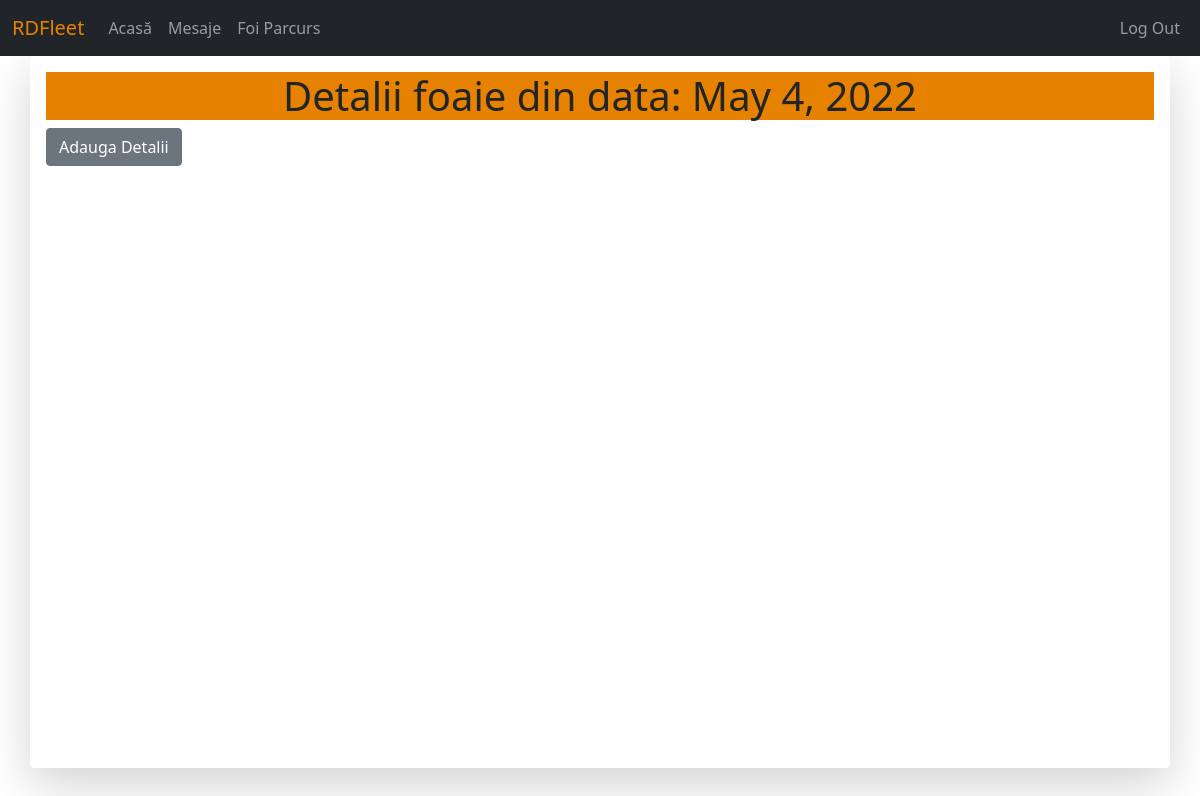
Page /parcurs/14 (signed in) on the earlier database version.
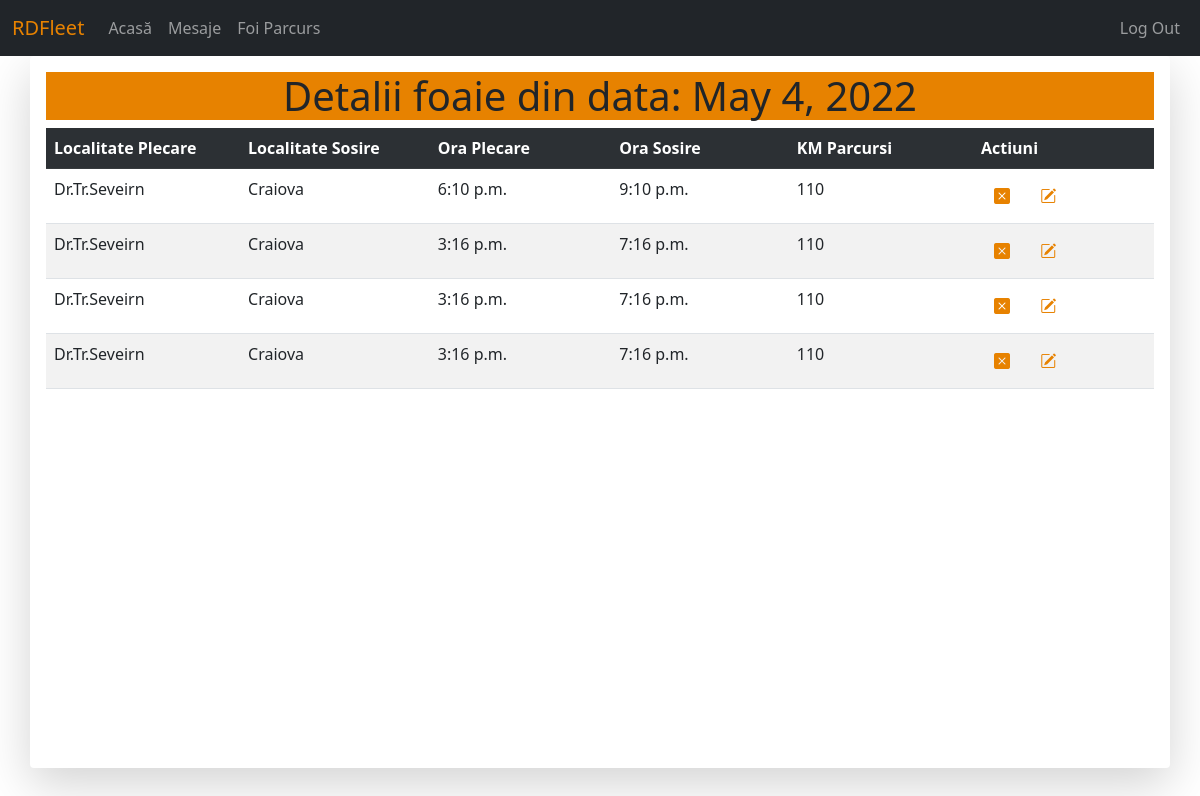
Same page on the later database version.
### pages/models.py (models this page shows)
class FoaieParcurs(models.Model):
	vehicle = models.ForeignKey(Vehicle, on_delete=models.SET_NULL, null=True, verbose_name="Nr. Înmatriculare", blank = True)
	creation_date = models.DateField(verbose_name="Data")
	data_expirare = models.DateField(verbose_name="Data Expirare")
	expired = models.BooleanField(default=False)
	procesat = models.BooleanField(default=False)

class DetaliiFoaieParcurs(models.Model):
	foaie = models.ForeignKey(FoaieParcurs, on_delete=models.SET_NULL, null=True, verbose_name="ID Foaie Parcurs", blank = True)
	departure = models.CharField(max_length = 100, verbose_name = "Loc. Plecare")
	arrival = models.CharField(max_length = 100, verbose_name = "Loc. Destinatie")
	date_departure = models.TimeField(verbose_name="Ora plecare")
	date_arrival = models.TimeField(verbose_name="Ora sosire")
	km =  models.PositiveIntegerField(verbose_name = "Kilometri parcursi")

### pages/views.py (the view)
# urls.py: path('parcurs/<int:id>', views.FoaieDetaliuView.as_view(), name = 'foaie-detaliu'), #pagina de detalii pentru foaia de parcurs
class FoaieDetaliuView(View):
	template_name = 'pages/foaie_detaliu.html'
	def get_obj(self):
		id = self.kwargs.get('id')
		obj = None
		if id != None:
			obj = get_object_or_404(FoaieParcurs, id=id)
		return obj
	def get(self,request,*args,**kwargs):
		foaie = self.get_obj()
		context={}
		context['foaie'] = foaie
		detalii = DetaliiFoaieParcurs.objects.filter(foaie=foaie)
		context['detalii'] = detalii
		return render(request, self.template_name, context)

### pages/templates/pages/foaie_detaliu.html (shortened to what this page needs)
{% extends 'base.html' %}
{% block content %}
<h1 style="background-color: #e78200; text-align: center;">Detalii foaie din data: {{ foaie.creation_date }}</h1>
{% if not foaie.expired %}
<a class="btn btn-secondary" href="{% url 'foaie-detaliu-add' foaie.id %}">Adauga Detalii</a>
{% elif request.user.is_superuser %}
<a class="btn btn-secondary" href="{% url 'foaie-detaliu-add' foaie.id %}">Adauga Detalii</a>
{% endif %}
{% if detalii %}
<table class="table table-striped table-hover">
	<tr scope="row" class="table-dark">
		<th style="width: 250px">Localitate Plecare</th>
		<th style="width: 250px">Localitate Sosire</th>
		<th style="width: 250px">Ora Plecare</th>
		<th style="width: 250px">Ora Sosire</th>
		<th style="width: 250px">KM Parcursi</th>
		<th style="width: 250px">Actiuni</th>
	</tr>
	<tr scope='row'> {% for d in detalii %}
		<td>{{ d.departure }}</td>
		<td>{{ d.arrival }}</td>
		<td>{{ d.date_departure }}</td>
		<td>{{ d.date_arrival }}</td>
		<td>{{ d.km }}</td>
		<td>
			<a href="{% url 'detaliu-delete' d.id %}" class="btn">
				<i class="bi bi-x-square-fill" style="color:#e78200"></i>
			</a>
			<a href="{% url 'detaliu-update' d.id %}" class="btn">
				<i class='bi bi-pencil-square' style="color:#e78200"></i>
			</a>
		</td>
	</tr>
	{% endfor %}
</table>
{% endif %}
{% endblock %}

### templates/base.html (shortened to what this page needs)
<!DOCTYPE html>
<html>
<head>
{% load static %}
<link href="https://cdn.jsdelivr.net/npm/bootstrap@5.0.2/dist/css/bootstrap.min.css" rel="stylesheet">
<link rel="stylesheet" href="https://cdn.jsdelivr.net/npm/bootstrap-icons@1.8.1/font/bootstrap-icons.css">
<link rel="stylesheet" href="{% static 'style.css' %}">
</head>
<body>
{% if request.user.is_authenticated %}
  {% if request.user.is_superuser %}
    {% include 'navbar_admin.html' %}
  {% else %}
    {% include 'navbar.html' %}
  {% endif %}
  <div class="container position-relative shadow-lg p-3 mb-5 bg-body rounded" style="height: 89vh; overflow: auto;">
    {% block content %}
    {% endblock %}
  </div>
{% endif %}
</body>
</html>

### templates/navbar.html (shortened to what this page needs)
<nav class="navbar sticky-top navbar-expand-lg navbar-dark bg-dark ms-auto" style="display: flex; justify-content: flex-end;">
  <div class="container-fluid">
    <a class="navbar-brand" href="/"><span style="color: #e78200;">RDFleet</span></a>
    <div class="collapse navbar-collapse" id="navbarNavAltMarkup">
      <div class="navbar-nav">
        <a class="nav-link" href="{% url 'home' %}">Acasă</a>
        <a class="nav-link" href="{% url 'inbox' %}">Mesaje</a>
        <a class="nav-link" href="{% url 'foaie-parcurs' %}">Foi Parcurs</a>
      </div>
      <div class="navbar-nav ms-auto">
        <a class="nav-link float-right" href="{% url 'logout' %}" id="logoutbtn">Log Out</a>
      </div>
    </div>
  </div>
</nav>

### static/style.css (style rules this page uses)
body { margin:0; height: 100%; }

Differences in the rows shown:
changed FoaieParcurs: expired False → True (drawn)
added DetaliiFoaieParcurs: departure "Dr.Tr.Seveirn", arrival "Craiova", date_departure "6:10 p.m.", date_arrival "9:10 p.m.", km "110"
added DetaliiFoaieParcurs: departure "Dr.Tr.Seveirn", arrival "Craiova", date_departure "3:16 p.m.", date_arrival "7:16 p.m.", km "110"
added DetaliiFoaieParcurs: departure "Dr.Tr.Seveirn", arrival "Craiova", date_departure "3:16 p.m.", date_arrival "7:16 p.m.", km "110"
added DetaliiFoaieParcurs: departure "Dr.Tr.Seveirn", arrival "Craiova", date_departure "3:16 p.m.", date_arrival "7:16 p.m.", km "110"
Other differences:
text no longer shown: "Adauga Detalii"
text now shown: "Localitate Plecare Localitate Sosire Ora Plecare Ora Sosire KM Parcursi Actiuni"
